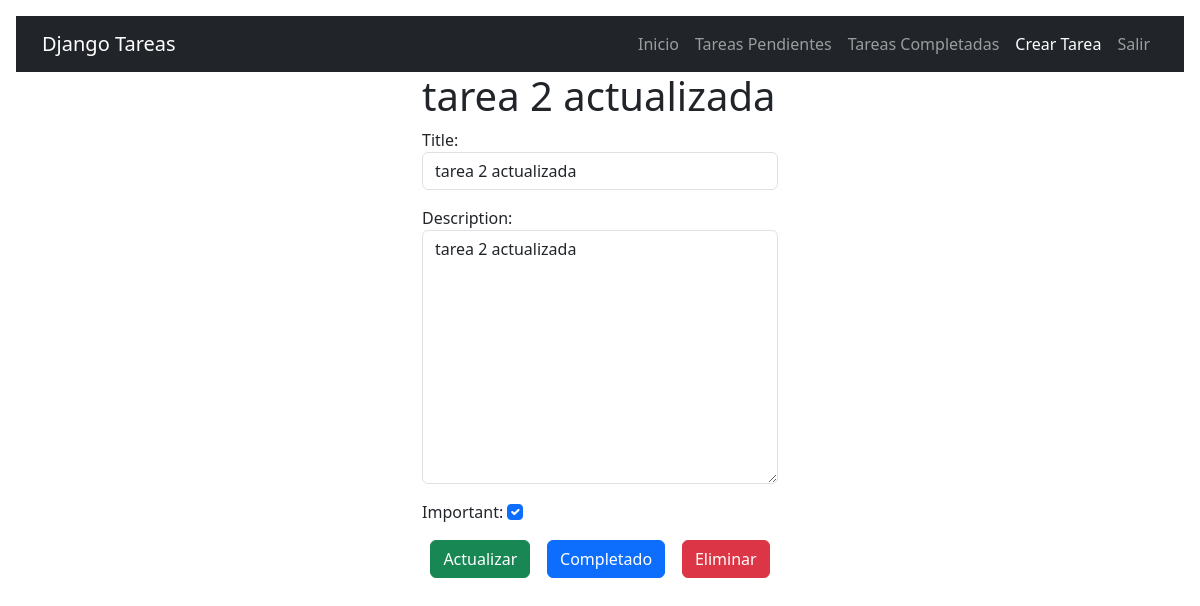
/tasks/2/ (signed in), run on the app's committed database.
### tasks/models.py (models this page shows, shortened)
class Task(models.Model):
    title = models.CharField(max_length=100)
    description = models.TextField(blank=True)
    created = models.DateTimeField(auto_now_add=True)
    datecompleted = models.DateTimeField(null=True, blank=True)
    important = models.BooleanField(default=False)
    user = models.ForeignKey(User, on_delete=models.CASCADE)

### tasks/views.py (the view, shortened to what this page needs)
# urls.py: path('tasks/<int:task_id>/', views.task_detail, name='task_detail'),
@login_required
def task_detail(request, task_id):
    if request.method == 'GET':
        task = get_object_or_404(Task, pk=task_id, user=request.user)
        form = TaskForm(instance=task)
        return render(request, 'task_detail.html', {'task': task, 'form': form})

### tasks/forms.py
class TaskForm(forms.ModelForm):
    class Meta:
        model = Task
        fields = ['title', 'description', 'important']
        widgets = {
            'title': forms.TextInput(attrs={'class': 'form-control', 'placeholder': 'Escribe el titulo de la tarea'}),
            'description': forms.Textarea(attrs={'class': 'form-control', 'placeholder': 'Descripcion de la tarea'}),
            'important': forms.CheckboxInput(attrs={'class': 'form-check-input'}),
        }

### tasks/templates/task_detail.html (shortened to what this page needs)
{% extends 'base.html' %}
{% block content %}
<main class="container">
    <div class="row">
        <div class="col-md-4 offset-md-4">
            <h1>{{task.title}}</h1>
            <form method="POST">
                {{form.as_p}}
                <div class="d-flex justify-content-around col-xs-20">
                    <button class="btn btn-success ">
                        Actualizar
                    </button>
            </form>
            <form action="{% url 'complete_task' task.id %}" method="POST">
                <button class="btn btn-primary">
                    Completado
                </button>
            </form>
            <form action="{% url 'delete_task' task.id %}" method="POST">
                <button class="btn btn-danger">
                    Eliminar
                </button>
            </form>
        </div>
    </div>
</main>
{% endblock %}

### data on the page
Task: title "tarea 2 actualizada", description "tarea 2 actualizada", important "☑"
